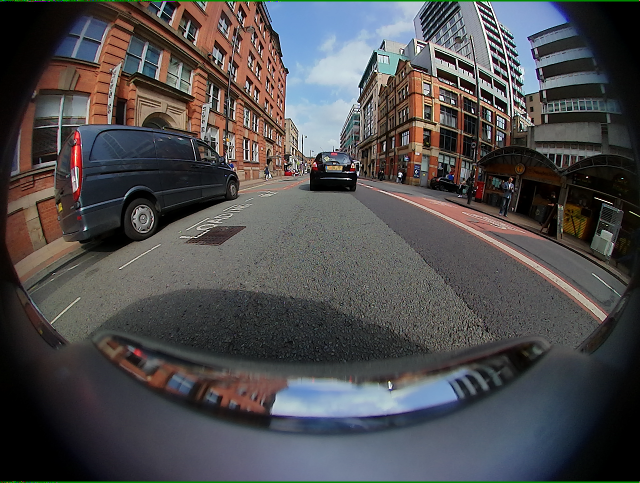
#> input picture fisheyes_v1/homework2/rgb_images/00003_FV.png, 1280 x 966 px, given in place of 00000_FV.png, which was not available (shown at 1/2 size)
$ python evaluator.py
#> lines starting #> are read from the running program, lines starting #| are printed output that depends on the picture; after the words box and inside, x2 and y2 are one past the last pixel; in counts of white or black regions, pixels touching at a corner belong together; pictures that were not available may be replaced by others from this repository, and a replacement may not be noted
### fisheyes_v2/backup/core/motion_detection/frame_difference.py
import cv2
import numpy as np
from pathlib import Path


PROJECT_ROOT = Path(__file__).resolve().parents[2]
DATA_DIR = PROJECT_ROOT / "data" / "homework2"
CURRENT_DIR = DATA_DIR / "rgb_images"
PREVIOUS_DIR = DATA_DIR / "previous_images"
OUTPUT_DIR = PROJECT_ROOT / "output" / "masks"
OUTPUT_DIR.mkdir(parents=True, exist_ok=True)


def preprocess(gray, blur_ksize=5, use_clahe=False):
    """Apply Gaussian blur and optional CLAHE normalization."""
    gray = cv2.GaussianBlur(gray, (blur_ksize, blur_ksize), 0)
    if use_clahe:
        clahe = cv2.createCLAHE(clipLimit=2.0, tileGridSize=(8, 8))
        gray = clahe.apply(gray)
    return gray


def detect_motion_diff(prev_gray, curr_gray, diff_thresh=40, morph_ksize=5, use_clahe=False):
    """Frame-difference based motion detection.

    Returns binary mask (uint8, 0/255).
    """
    prev_gray = preprocess(prev_gray, use_clahe=use_clahe)
    curr_gray = preprocess(curr_gray, use_clahe=use_clahe)

    diff = cv2.absdiff(curr_gray, prev_gray)
    _, mask = cv2.threshold(diff, diff_thresh, 255, cv2.THRESH_BINARY)

    k = np.ones((morph_ksize, morph_ksize), np.uint8)
    mask = cv2.morphologyEx(mask, cv2.MORPH_OPEN, k)
    mask = cv2.morphologyEx(mask, cv2.MORPH_CLOSE, k)
    return mask


# [1002 lines left out: functions detect_motion_flow, detect_motion_hybrid, detect_motion_adaptive, detect_motion_seed_expand, detect_motion_seed_expand_v2, detect_motion_seed_expand_v3 and 9 more, not called in this run]


# [7 lines that do not run on import are left out]

### fisheyes_v2/fisheye_motion_tracking/core/fisheye/radial_poly.py
import json
import cv2
import numpy as np

from pathlib import Path


# =========================
# Project Root
# =========================

PROJECT_ROOT = Path(__file__).resolve().parents[2]

DATA_DIR = PROJECT_ROOT / "data" / "homework2"

CALIB_DIR = DATA_DIR / "calibration_data"
IMAGE_DIR = DATA_DIR / "rgb_images"


class RadialPolyCamera:
    def __init__(self, json_path):

        with open(json_path, 'r') as f:
            data = json.load(f)

        intrinsic = data["intrinsic"]

        self.width = int(intrinsic["width"])
        self.height = int(intrinsic["height"])

        self.cx = self.width / 2 + intrinsic["cx_offset"]
        self.cy = self.height / 2 + intrinsic["cy_offset"]

        self.k1 = intrinsic["k1"]
        self.k2 = intrinsic["k2"]
        self.k3 = intrinsic["k3"]
        self.k4 = intrinsic["k4"]

    # [50 lines left out: function undistort, not called in this run]


# [21 lines that do not run on import are left out]

### fisheyes_v2/backup/core/evaluation/metrics.py
import numpy as np


def compute_metrics(pred_mask, gt_mask):
    """Compute Precision, Recall, F1-score for binary mask.

    TP = pixels where pred>0 AND gt>0
    FP = pixels where pred>0 AND gt==0
    FN = pixels where pred==0 AND gt>0

    Returns dict with iou, precision, recall, f1, tp, fp, fn
    """
    pred_bin = (pred_mask > 0).astype(np.uint8)
    gt_bin = (gt_mask > 0).astype(np.uint8)

    tp = int(np.logical_and(pred_bin, gt_bin).sum())
    fp = int(np.logical_and(pred_bin, 1 - gt_bin).sum())
    fn = int(np.logical_and(1 - pred_bin, gt_bin).sum())

    iou = tp / (tp + fp + fn) if (tp + fp + fn) > 0 else 1.0
    precision = tp / (tp + fp) if (tp + fp) > 0 else 0.0
    recall = tp / (tp + fn) if (tp + fn) > 0 else 0.0
    f1 = 2 * precision * recall / (precision + recall) if (precision + recall) > 0 else 0.0

    return {
        "iou": round(iou, 4),
        "precision": round(precision, 4),
        "recall": round(recall, 4),
        "f1": round(f1, 4),
        "tp": tp,
        "fp": fp,
        "fn": fn,
    }

### fisheyes_v2/backup/core/evaluation/evaluator.py
import cv2
import numpy as np
from pathlib import Path

from core.fisheye.radial_poly import RadialPolyCamera
from core.evaluation.metrics import compute_metrics
from core.motion_detection.frame_difference import (
    detect_motion_diff,
    detect_motion_flow,
    detect_motion_hybrid,
    detect_motion_adaptive,
    detect_motion_seed_expand,
    detect_motion_seed_expand_v2,
    detect_motion_seed_expand_v3,
    detect_motion_seed_expand_v4,
    detect_motion_seed_expand_v5,
    detect_motion_seed_expand_v6,
    detect_motion_seed_expand_v7,
    detect_motion_seed_expand_v8,
    detect_motion_seed_expand_v9,
    detect_motion_seed_expand_v10,
    detect_motion_seed_expand_v11,
)


PROJECT_ROOT = Path(__file__).resolve().parents[2]
DATA_DIR = PROJECT_ROOT / "data" / "homework2"
OUTPUT_DIR = PROJECT_ROOT / "output"
GT_DIR = DATA_DIR / "motion_annotation" / "GroudTruth"
UNDIST_DIR = OUTPUT_DIR / "undistorted"
CALIB_DIR = DATA_DIR / "calibration_data"
CURRENT_DIR = DATA_DIR / "rgb_images"
PREVIOUS_DIR = DATA_DIR / "previous_images"


def _make_region_masks(h, w, cx, cy, max_radius, center_ratio=0.4, edge_ratio=0.6):
    """Create binary masks for center and edge regions based on radial distance.

    Returns:
        center_mask: pixels where r < center_ratio * max_radius
        edge_mask:   pixels where r > edge_ratio * max_radius
    """
    yy, xx = np.ogrid[:h, :w]
    dist = np.sqrt((xx - cx) ** 2 + (yy - cy) ** 2)

    center_mask = (dist < center_ratio * max_radius).astype(np.uint8) * 255
    edge_mask = (dist > edge_ratio * max_radius).astype(np.uint8) * 255

    return center_mask, edge_mask


def evaluate_single(frame_id, method="diff", diff_thresh=40, morph_kernel=5, center_ratio=0.4, edge_ratio=0.6):
    """Run full evaluation for a single frame pair, both routes.

    Args:
        frame_id: e.g. '00004'
        diff_thresh: threshold for frame difference
        morph_kernel: morphology kernel size

    Returns:
        dict with fisheye_metrics, remap_metrics, both split by all/center/edge
    """
#> called with frame_id = '00000', method = 'diff', diff_thresh = 40, morph_kernel = 5, center_ratio = 0.4, edge_ratio = 0.6
    # ---------- load data ----------
    curr_path = CURRENT_DIR / f"{frame_id}_FV.png"
    prev_path = PREVIOUS_DIR / f"{frame_id}_FV_prev.png"
    gt_path = GT_DIR / f"{frame_id}_FV.png"
    calib_path = CALIB_DIR / f"{frame_id}_FV.json"
    undist_curr_path = UNDIST_DIR / f"{frame_id}_FV.png"
    undist_prev_path = UNDIST_DIR / f"{frame_id}_FV_prev.png"  # may not exist

    curr = cv2.imread(str(curr_path))
#> curr is the input picture: shape (966, 1280, 3); mean B, G, R 78.2, 77, 78.5
    prev = cv2.imread(str(prev_path))
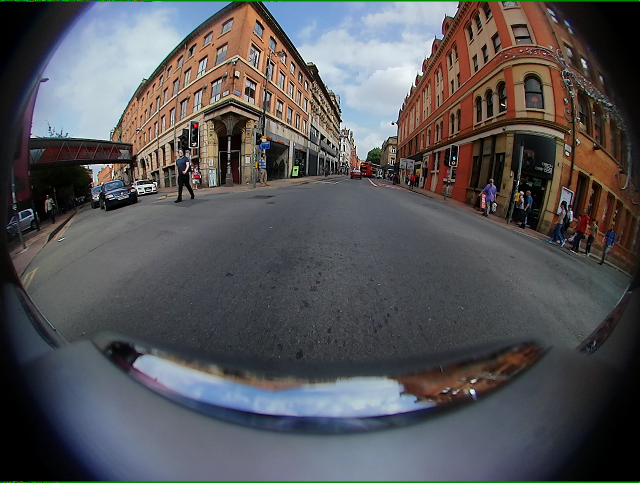
#> input picture fisheyes_v1/homework2/rgb_images/00007_FV.png, 1280 x 966 px, given in place of 00000_FV_prev.png, which was not available (shown at 1/2 size)
#> prev is the input picture: shape (966, 1280, 3); mean B, G, R 87.6, 85, 86
    gt_mask = cv2.imread(str(gt_path), cv2.IMREAD_GRAYSCALE)
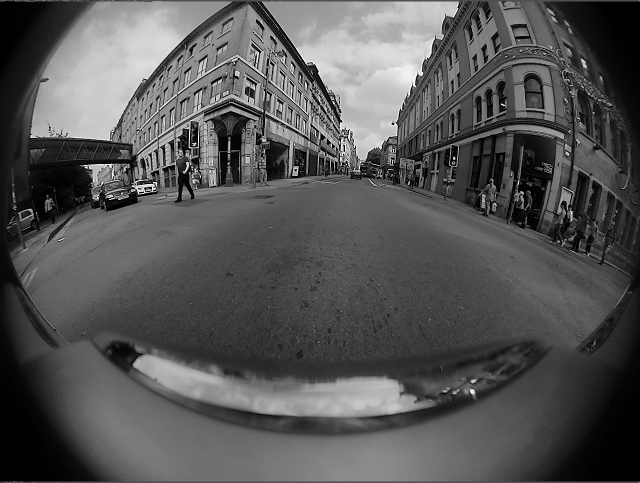
#> gt_mask: shape (966, 1280) (shown at 1/2 size); min 0, max 255, mean 85.1

    if curr is None or prev is None or gt_mask is None:
        raise FileNotFoundError(f"Missing data for {frame_id}")

    h, w = curr.shape[:2]
#> h = 966; w = 1280
    cx, cy = w / 2, h / 2
#> cx = 640; cy = 483
    max_radius = np.sqrt((w / 2) ** 2 + (h / 2) ** 2)
#> max_radius = 801.8

    # region masks (same coordinate system for both routes)
    center_mask, edge_mask = _make_region_masks(h, w, cx, cy, max_radius, center_ratio, edge_ratio)

    # ---------- route A: fisheye domain ----------
    curr_gray = cv2.cvtColor(curr, cv2.COLOR_BGR2GRAY)
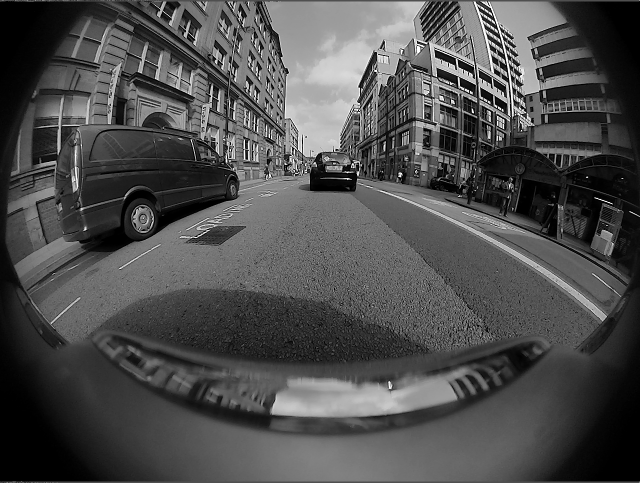
#> curr_gray: shape (966, 1280) (shown at 1/2 size); min 0, max 255, mean 77.6
    prev_gray = cv2.cvtColor(prev, cv2.COLOR_BGR2GRAY)
    curr_gray = cv2.GaussianBlur(curr_gray, (5, 5), 0)
    prev_gray = cv2.GaussianBlur(prev_gray, (5, 5), 0)

    if method == "flow":
        fisheye_mask = detect_motion_flow(prev_gray, curr_gray, mag_thresh=3.0, morph_ksize=9)
    elif method == "hybrid":
        fisheye_mask = detect_motion_hybrid(prev_gray, curr_gray, diff_thresh=50, mag_thresh=3.0, morph_ksize=7)
    elif method == "seed_expand":
        fisheye_mask = detect_motion_seed_expand(prev_gray, curr_gray)
    elif method == "seed_expand_v2":
        fisheye_mask = detect_motion_seed_expand_v2(prev_gray, curr_gray)
    elif method == "seed_expand_v3":
        fisheye_mask = detect_motion_seed_expand_v3(prev_gray, curr_gray)
    elif method == "seed_expand_v4":
        fisheye_mask = detect_motion_seed_expand_v4(prev_gray, curr_gray)
    elif method == "seed_expand_v5":
        fisheye_mask = detect_motion_seed_expand_v5(prev_gray, curr_gray)
    elif method == "seed_expand_v6":
        fisheye_mask = detect_motion_seed_expand_v6(prev_gray, curr_gray)
    elif method == "seed_expand_v7":
        fisheye_mask = detect_motion_seed_expand_v7(prev_gray, curr_gray)
    elif method == "seed_expand_v8":
        fisheye_mask = detect_motion_seed_expand_v8(prev_gray, curr_gray)
    elif method == "seed_expand_v9":
        fisheye_mask = detect_motion_seed_expand_v9(prev_gray, curr_gray)
    elif method == "seed_expand_v10":
        fisheye_mask = detect_motion_seed_expand_v10(prev_gray, curr_gray)
    elif method == "seed_expand_v11":
        fisheye_mask = detect_motion_seed_expand_v11(prev_gray, curr_gray)
    else:
        fisheye_mask = detect_motion_diff(prev_gray, curr_gray, diff_thresh, morph_ksize=morph_kernel)
#> in detect_motion_diff, `diff = cv2.absdiff(curr_gray, prev_gray)`:
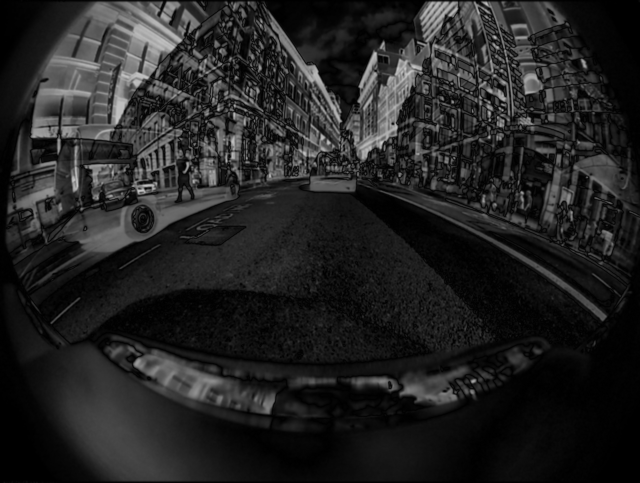
#> diff: shape (966, 1280) (shown at 1/2 size); min 0, max 209, mean 34.4
#> in detect_motion_diff, `_, mask = cv2.threshold(diff, diff_thresh, 255, cv2.THRESH_BINARY)`:
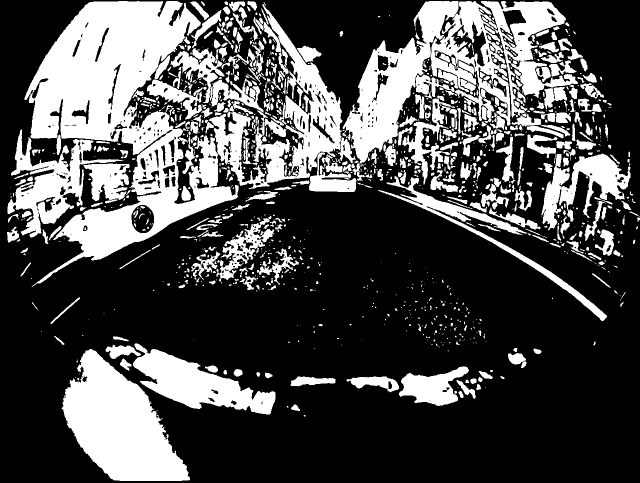
#> mask: shape (966, 1280) (shown at 1/2 size); 30.4% white; 1317 white regions (756 under 20 px), largest, box (x1, y1, x2, y2) and area: (49, 2, 478, 574) 93671, (685, 2, 1156, 350) 51865, (123, 698, 380, 962) 38064
#> in detect_motion_diff, `mask = cv2.morphologyEx(mask, cv2.MORPH_OPEN, k)`:
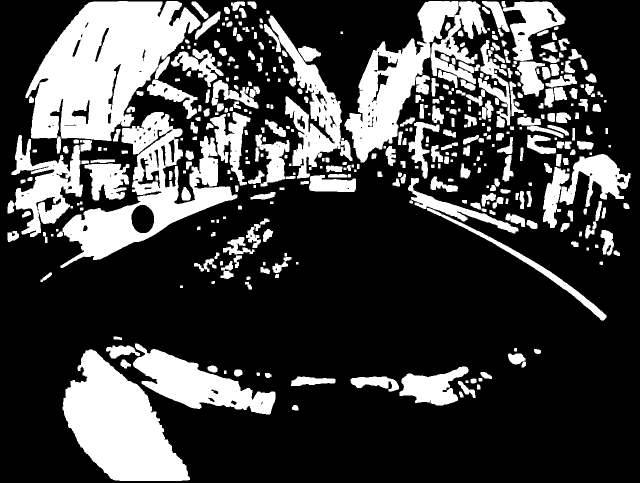
#> mask: shape (966, 1280) (shown at 1/2 size); 26.7% white; 427 white regions, largest, box (x1, y1, x2, y2) and area: (51, 2, 401, 282) 56999, (125, 699, 380, 962) 37759, (114, 224, 475, 536) 34116
#> in detect_motion_diff, `mask = cv2.morphologyEx(mask, cv2.MORPH_CLOSE, k)`:
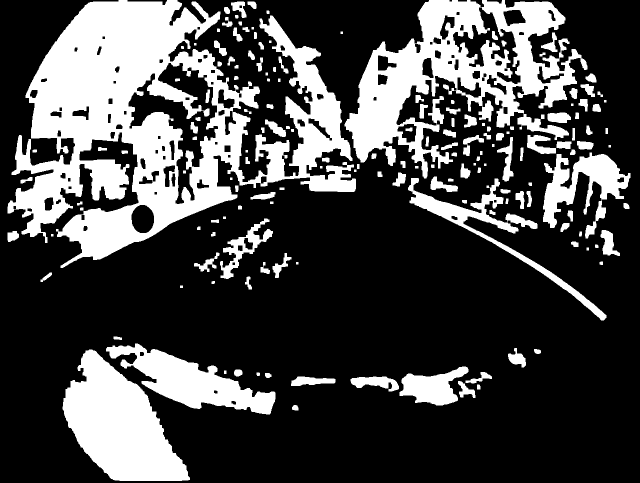
#> mask: shape (966, 1280) (shown at 1/2 size); 28% white; 168 white regions, largest, box (x1, y1, x2, y2) and area: (15, 0, 712, 536) 160261, (689, 0, 1175, 357) 67141, (125, 699, 380, 962) 37802

    # ---------- route B: remapped domain ----------
    if not undist_curr_path.exists():
        camera = RadialPolyCamera(str(calib_path))
        undist_curr = camera.undistort(curr, fov_scale=0.5)
        undist_prev = camera.undistort(prev, fov_scale=0.5)
    else:
        undist_curr = cv2.imread(str(undist_curr_path))
        # try loading undistorted previous; if not exists, undistort on the fly
        if undist_prev_path.exists():
            undist_prev = cv2.imread(str(undist_prev_path))
        else:
            camera = RadialPolyCamera(str(calib_path))
            undist_prev = camera.undistort(prev, fov_scale=0.5)

    undist_curr_gray = cv2.cvtColor(undist_curr, cv2.COLOR_BGR2GRAY)
    undist_prev_gray = cv2.cvtColor(undist_prev, cv2.COLOR_BGR2GRAY)
    undist_curr_gray = cv2.GaussianBlur(undist_curr_gray, (5, 5), 0)
    undist_prev_gray = cv2.GaussianBlur(undist_prev_gray, (5, 5), 0)

    if method == "flow":
        remap_mask = detect_motion_flow(undist_prev_gray, undist_curr_gray, mag_thresh=3.0, morph_ksize=9)
    elif method == "hybrid":
        remap_mask = detect_motion_hybrid(undist_prev_gray, undist_curr_gray, diff_thresh=50, mag_thresh=3.0, morph_ksize=7)
    elif method == "adaptive":
        remap_mask = detect_motion_adaptive(undist_prev_gray, undist_curr_gray, morph_ksize=7)
    elif method == "seed_expand":
        remap_mask = detect_motion_seed_expand(undist_prev_gray, undist_curr_gray)
    elif method == "seed_expand_v2":
        remap_mask = detect_motion_seed_expand_v2(undist_prev_gray, undist_curr_gray)
    elif method == "seed_expand_v3":
        remap_mask = detect_motion_seed_expand_v3(undist_prev_gray, undist_curr_gray)
    elif method == "seed_expand_v4":
        remap_mask = detect_motion_seed_expand_v4(undist_prev_gray, undist_curr_gray)
    elif method == "seed_expand_v5":
        remap_mask = detect_motion_seed_expand_v5(undist_prev_gray, undist_curr_gray)
    elif method == "seed_expand_v6":
        remap_mask = detect_motion_seed_expand_v6(undist_prev_gray, undist_curr_gray)
    elif method == "seed_expand_v7":
        remap_mask = detect_motion_seed_expand_v7(undist_prev_gray, undist_curr_gray)
    elif method == "seed_expand_v8":
        remap_mask = detect_motion_seed_expand_v8(undist_prev_gray, undist_curr_gray)
    elif method == "seed_expand_v9":
        remap_mask = detect_motion_seed_expand_v9(undist_prev_gray, undist_curr_gray)
    elif method == "seed_expand_v10":
        remap_mask = detect_motion_seed_expand_v10(undist_prev_gray, undist_curr_gray)
    elif method == "seed_expand_v11":
        remap_mask = detect_motion_seed_expand_v11(undist_prev_gray, undist_curr_gray)
    else:
        remap_mask = detect_motion_diff(undist_prev_gray, undist_curr_gray, diff_thresh, morph_ksize=morph_kernel)

    # ---------- compute metrics ----------
    def metrics_in_regions(pred, gt, center, edge):
        full = compute_metrics(pred, gt)
        c = compute_metrics(pred & center, gt & center)
        e = compute_metrics(pred & edge, gt & edge)
        return {"all": full, "center": c, "edge": e}

    result = {
        "frame_id": frame_id,
        "fisheye": metrics_in_regions(fisheye_mask, gt_mask, center_mask, edge_mask),
        "remap": metrics_in_regions(remap_mask, gt_mask, center_mask, edge_mask),
    }

    return result


def print_eval_report(result):
    """Print a formatted evaluation report for a single frame."""
    fid = result["frame_id"]
    print(f"\n{'='*60}")
    print(f"  Evaluation Report — Frame {fid}")
    print(f"{'='*60}")

    for label, key in [("Fisheye Domain", "fisheye"), ("Remapped Domain", "remap")]:
        m = result[key]
        print(f"\n  [{label}]")
        print(f"  {'':>8} {'IoU':>8} {'Prec':>8} {'Recall':>8} {'F1':>8}")
        for region in ["all", "center", "edge"]:
            r = m[region]
            print(f"  {region:>8} {r['iou']:>8.4f} {r['precision']:>8.4f} "
                  f"{r['recall']:>8.4f} {r['f1']:>8.4f}")

    # delta comparison
    print(f"\n  [Delta: Remap - Fisheye]")
    print(f"  {'':>8} {'ΔIoU':>8} {'ΔPrec':>8} {'ΔRecall':>8} {'ΔF1':>8}")
    for region in ["all", "center", "edge"]:
        d_iou = result["remap"][region]["iou"] - result["fisheye"][region]["iou"]
        d_prec = result["remap"][region]["precision"] - result["fisheye"][region]["precision"]
        d_rec = result["remap"][region]["recall"] - result["fisheye"][region]["recall"]
        d_f1 = result["remap"][region]["f1"] - result["fisheye"][region]["f1"]
        print(f"  {region:>8} {d_iou:>+8.4f} {d_prec:>+8.4f} {d_rec:>+8.4f} {d_f1:>+8.4f}")

    print(f"\n{'='*60}\n")


def _format_report_text(result):
    """Build the evaluation report as a string for saving to file."""
    fid = result["frame_id"]
    lines = []
    lines.append("=" * 60)
    lines.append(f"  Evaluation Report — Frame {fid}")
    lines.append("=" * 60)

    for label, key in [("Fisheye Domain", "fisheye"), ("Remapped Domain", "remap")]:
        m = result[key]
        lines.append(f"\n  [{label}]")
        lines.append(f"  {'':>8} {'IoU':>8} {'Prec':>8} {'Recall':>8} {'F1':>8}  {'TP':>7} {'FP':>7} {'FN':>7}")
        for region in ["all", "center", "edge"]:
            r = m[region]
            lines.append(f"  {region:>8} {r['iou']:>8.4f} {r['precision']:>8.4f} "
                         f"{r['recall']:>8.4f} {r['f1']:>8.4f}  "
                         f"{r['tp']:>7} {r['fp']:>7} {r['fn']:>7}")

    lines.append(f"\n  [Delta: Remap - Fisheye]")
    lines.append(f"  {'':>8} {'ΔIoU':>8} {'ΔPrec':>8} {'ΔRecall':>8} {'ΔF1':>8}")
    for region in ["all", "center", "edge"]:
        d_iou = result["remap"][region]["iou"] - result["fisheye"][region]["iou"]
        d_prec = result["remap"][region]["precision"] - result["fisheye"][region]["precision"]
        d_rec = result["remap"][region]["recall"] - result["fisheye"][region]["recall"]
        d_f1 = result["remap"][region]["f1"] - result["fisheye"][region]["f1"]
        lines.append(f"  {region:>8} {d_iou:>+8.4f} {d_prec:>+8.4f} {d_rec:>+8.4f} {d_f1:>+8.4f}")

    lines.append(f"\n{'=' * 60}")
    return "\n".join(lines)


def save_eval_result(result, output_dir=None):
    """Save evaluation report (txt), comparison visualization (png), and raw masks.

    Subdirectories under output/:
        evaluation/eval_comparison/  — visual comparison figures
        evaluation/reports/          — text evaluation reports
        masks/                       — raw fisheye/remap motion masks
    """
    fid = result["frame_id"]
    base = Path(output_dir) if output_dir else OUTPUT_DIR

    # Subdirectories
    out_eval_comp = base / "evaluation" / "eval_comparison"
    out_reports = base / "evaluation" / "reports"
    out_masks = base / "masks"
    for d in (out_eval_comp, out_reports, out_masks):
        d.mkdir(parents=True, exist_ok=True)

    # --- 1. text report ---
    txt = _format_report_text(result)
    txt_path = out_reports / f"{fid}_eval_report.txt"
    txt_path.write_text(txt, encoding="utf-8")
    print(f"  Saved: {txt_path}")

    # --- 2. visual comparison ---
    curr = cv2.imread(str(CURRENT_DIR / f"{fid}_FV.png"))
    prev = cv2.imread(str(PREVIOUS_DIR / f"{fid}_FV_prev.png"))
    gt = cv2.imread(str(GT_DIR / f"{fid}_FV.png"), cv2.IMREAD_GRAYSCALE)

    # Regenerate masks (same logic as evaluate_single)
    curr_gray = cv2.cvtColor(curr, cv2.COLOR_BGR2GRAY)
    prev_gray = cv2.cvtColor(prev, cv2.COLOR_BGR2GRAY)
    curr_gray = cv2.GaussianBlur(curr_gray, (5, 5), 0)
    prev_gray = cv2.GaussianBlur(prev_gray, (5, 5), 0)
    f_mask = detect_motion_diff(prev_gray, curr_gray)

    # Remap route
    undist_curr_path = UNDIST_DIR / f"{fid}_FV.png"
    camera = RadialPolyCamera(str(CALIB_DIR / f"{fid}_FV.json"))
    if undist_curr_path.exists():
        undist_curr = cv2.imread(str(undist_curr_path))
    else:
        undist_curr = camera.undistort(curr, fov_scale=0.5)
    undist_prev = camera.undistort(prev, fov_scale=0.5)
    ug = cv2.cvtColor(undist_curr, cv2.COLOR_BGR2GRAY)
    up = cv2.cvtColor(undist_prev, cv2.COLOR_BGR2GRAY)
    ug = cv2.GaussianBlur(ug, (5, 5), 0)
    up = cv2.GaussianBlur(up, (5, 5), 0)
    r_mask = detect_motion_diff(up, ug)

    # Build comparison image
    h = 400
    def rs(img, hh=h):
        r = hh / img.shape[0]
        return cv2.resize(img, (int(img.shape[1] * r), hh))

    # Color-code masks: green=TP, red=FP, blue=FN
    # [14 lines left out: function color_error, not called in this run]

    f_err = color_error(f_mask, gt)
    r_err = color_error(r_mask, gt)
    gt_bgr = cv2.cvtColor(gt, cv2.COLOR_GRAY2BGR)

    font = cv2.FONT_HERSHEY_SIMPLEX
    def label(img, text):
        cv2.putText(img, text, (8, 28), font, 0.6, (255, 255, 255), 2)

    # Top row: original | undistorted | GT
    top = np.hstack([rs(curr), rs(undist_curr), rs(gt_bgr)])
    label(top, "Original"); label(top[:, rs(curr).shape[1]:], "Undistorted")
    label(top[:, 2*rs(curr).shape[1]:], "Ground Truth")

    # Bottom row: fisheye_error | remap_error | legend
    legend = np.zeros((h, rs(curr).shape[1], 3), dtype=np.uint8)
    legend[:] = [30, 30, 30]
    items = [("Green = TP (correct)", (0, 255, 0)),
             ("Red   = FP (false alarm)", (0, 0, 255)),
             ("Blue  = FN (missed)", (255, 0, 0))]
    for i, (txt, col) in enumerate(items):
        cv2.putText(legend, txt, (20, 40 + i * 35), font, 0.5, col, 2)

    row_f = rs(f_err)
    row_r = rs(r_err)
    label(row_f, "Fisheye errors"); label(row_r, "Remap errors")
    bot = np.hstack([row_f, row_r, legend])

    viz = np.vstack([top, bot])
    viz_path = out_eval_comp / f"{fid}_eval_comparison.png"
    cv2.imwrite(str(viz_path), viz)
    print(f"  Saved: {viz_path}")

    # --- 3. save raw masks ---
    cv2.imwrite(str(out_masks / f"{fid}_fisheye_mask.png"), f_mask)
    cv2.imwrite(str(out_masks / f"{fid}_remap_mask.png"), r_mask)
    print(f"  Saved: {out_masks / f'{fid}_fisheye_mask.png'}")
    print(f"  Saved: {out_masks / f'{fid}_remap_mask.png'}")


if __name__ == "__main__":
    import sys
    frames = sys.argv[1:] if len(sys.argv) > 1 else ["00000", "00001", "00002", "00003", "00004"]
    print(f"Running v2 evaluation on {len(frames)} frames: {frames}")
    for fid in frames:
        try:
            result = evaluate_single(fid, method="diff")
            print_eval_report(result)
            save_eval_result(result)
        except FileNotFoundError as e:
            print(f"  SKIP {fid}: {e}")
    print("\nDone!")
